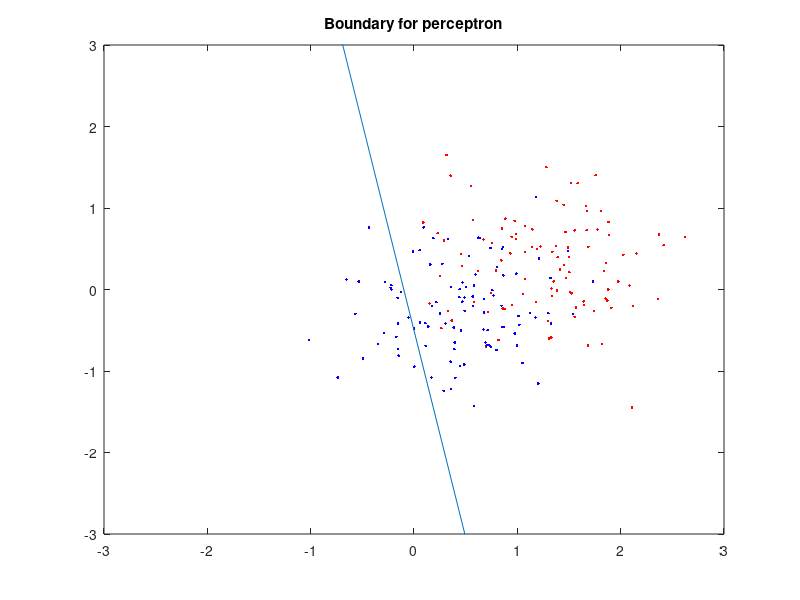
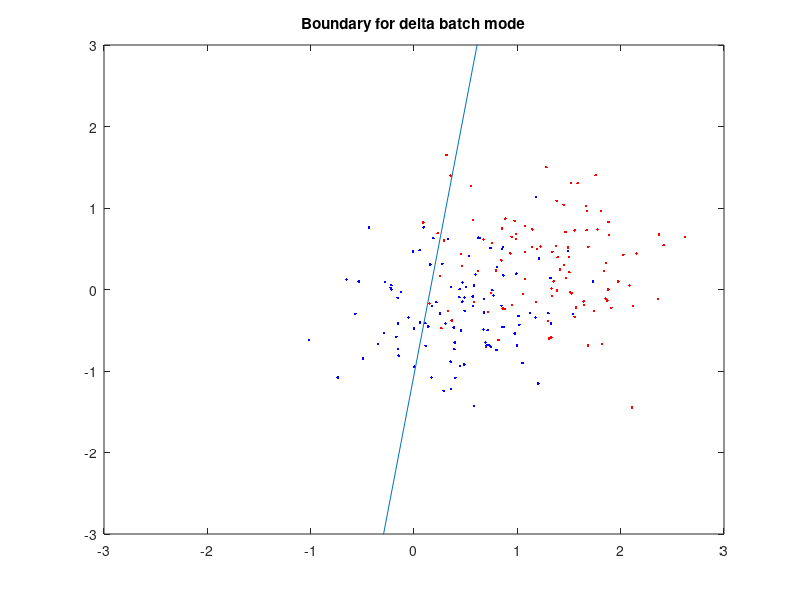
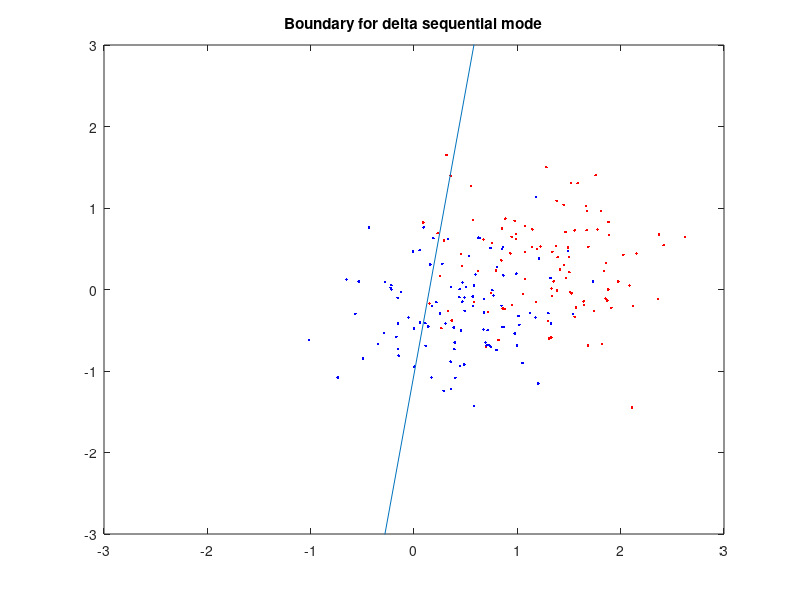
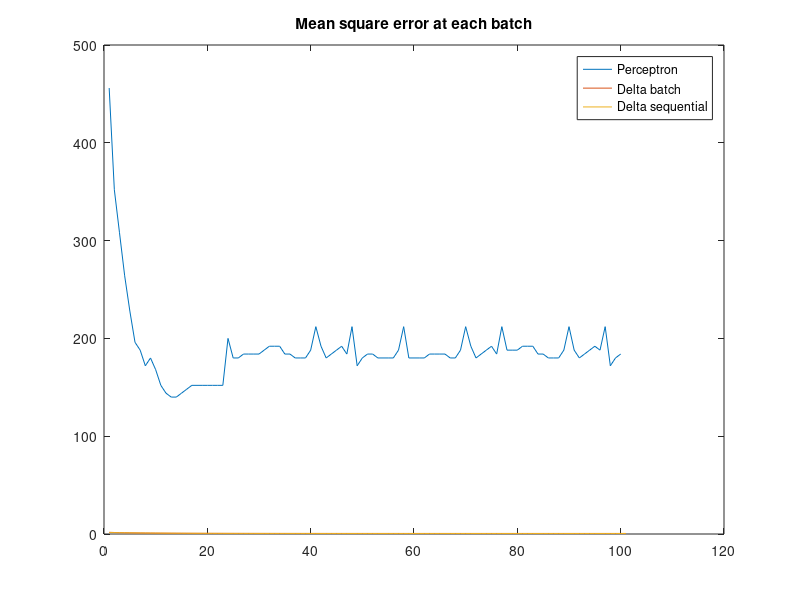

The MATLAB source for these figures, in order:
%training data
n = 100;
mA = [ 1.35, 0.35]; sigmaA = 0.52;
mB = [0.45, -0.35]; sigmaB = 0.52;
classA(1,:) = randn(1,n) .* sigmaA + mA(1);
classA(2,:) = randn(1,n) .* sigmaA + mA(2);
classA(3,:)=ones(1,n);
classB(1,:) = randn(1,n) .* sigmaB + mB(1);
classB(2,:) = randn(1,n) .* sigmaB + mB(2);
classB(3,:)=-ones(1,n);

tmp = [classA,classB];
patterns=tmp(:,randperm(2*n));
w=randn(1,3);
targets=(patterns(3,:));
patterns=[patterns(1:2,:);ones(1,2*n)];


%test data
tclassA(1,:) = randn(1,n) .* sigmaA + mA(1);
tclassA(2,:) = randn(1,n) .* sigmaA + mA(2);
tclassA(3,:)=ones(1,n);
tclassB(1,:) = randn(1,n) .* sigmaB + mB(1);
tclassB(2,:) = randn(1,n) .* sigmaB + mB(2);
tclassB(3,:)=-ones(1,n);

tmp = [tclassA,tclassB];
tpatterns=tmp(:,randperm(2*n));
ttargets=(tpatterns(3,:));
tpatterns=[tpatterns(1:2,:);ones(1,2*n)];


%% perceptron (3.1.3.1)

eta=0.003;
epoch=100;

e1=[];

for j=1:epoch
    for i=1:n*2

        y=sign(w*patterns(:,i));
        e=targets(i)-y;
    
        deltaw=eta*e*patterns(:,i)';
        w=w+deltaw;

    end
    
    y=sign(w*patterns);
    e=targets-y;
    e1=[e1,sum(e.^2)];
    
end


%test
typerc=sign(w*tpatterns);
correctperc = sum(typerc==ttargets);

figure(1)
plot(classA(1,:),classA(2,:),'r.')
hold on

plot(classB(1,:),classB(2,:),'b.')

w1= ([w(1),w(2)]./norm(w))*(-w(3))/norm(w);
w2=[w1(2),-w1(1)]+w1;


xlim([-3 3])
ylim([-3 3])

m = (w2(2)-w2(1))/(w1(2)-w1(1));
n1 = w2(2)*m - w1(2);
y1 = m*-3 + n1;
y2 = m*3 + n1;
line([-3,3],[y1 y2])
title('Boundary for perceptron')
hold off



%% delta bacth mode (3.1.3.1)

epochs = 100;
eta=0.001;
w=randn(1,3);

e2=[];

for i=0:epochs

    e=w*patterns-targets;
    
    deltaw=eta*e*patterns';
    w=w-deltaw;
    
    
    e2=[e2,sum(e.^2)/200];
    
end


%test
tydelta=sign(w*tpatterns);
correctdelta = sum(tydelta==ttargets);

figure(2)
plot(classA(1,:),classA(2,:),'r.')
hold on

plot(classB(1,:),classB(2,:),'b.')
w1= ([w(1),w(2)]./norm(w))*(-w(3))/norm(w);
w2=[w1(2),-w1(1)]+w1;

xlim([-3 3])
ylim([-3 3])

m = (w2(2)-w2(1))/(w1(2)-w1(1));
n1 = w2(2)*m - w1(2);
y1 = m*-3 + n1;
y2 = m*3 + n1;
title('Boundary for delta batch mode')
line([-3,3],[y1 y2])
hold off


%% delta sequential (3.1.3.1)

w=randn(1,3);

e3=[];

for i=0:epochs

    for j=1:n*2
        e=w*patterns(:,j)-targets(:,j);

        deltaw=eta*e*patterns(:,j)';
        w=w-deltaw;
    end
    
    e=w*patterns-targets;
    e3=[e3,sum(e.^2)/200];
    
end

%test
tydelta=sign(w*tpatterns);
correctdelta = sum(tydelta==ttargets);

figure(3)
plot(classA(1,:),classA(2,:),'r.')
hold on

plot(classB(1,:),classB(2,:),'b.')
w1= ([w(1),w(2)]./norm(w))*(-w(3))/norm(w);
w2=[w1(2),-w1(1)]+w1;

xlim([-3 3])
ylim([-3 3])

m = (w2(2)-w2(1))/(w1(2)-w1(1));
n1 = w2(2)*m - w1(2);
y1 = m*-3 + n1;
y2 = m*3 + n1;
title('Boundary for delta sequential mode')
line([-3,3],[y1 y2])
hold off

%% Ploting mean square error (3.1.3.1)

figure(4)
plot(e1)
hold on
plot(e2)
plot(e3)
legend('Perceptron','Delta batch','Delta sequential')
title('Mean square error at each batch')


